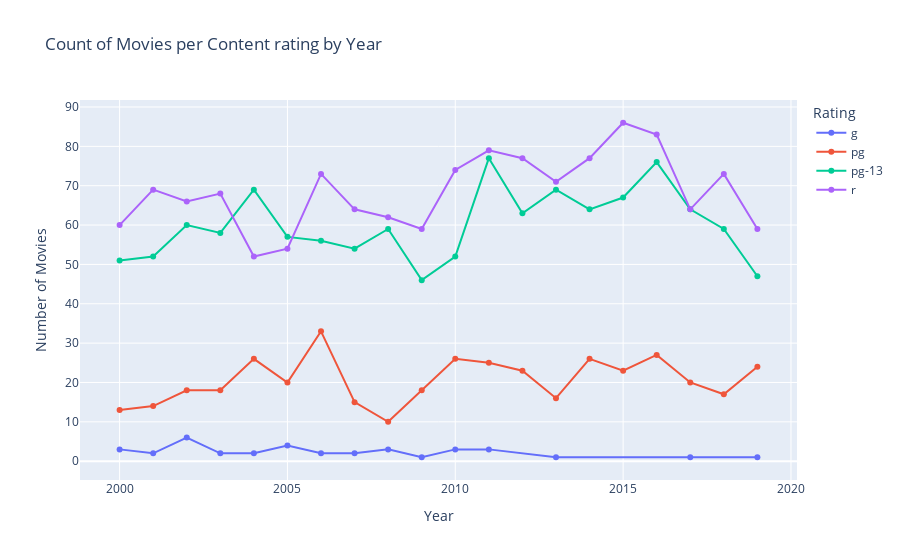

This figure's notebook cell:
### Markdown cell above
### Evolution of ratings throughout the years

### Code cell
# Group by Year and Rating and count the number of movies
rating_counts_by_year = final_df.groupby(['Year', 'Rating']).size().reset_index(name='Count')

# Create a line plot
fig = px.line(
    rating_counts_by_year, 
    x='Year', 
    y='Count', 
    color='Rating', 
    markers=True,
    title="Count of Movies per Content rating by Year",
    labels={'Count': 'Number of Movies', 'Year': 'Year'}
)

# Show the plot
fig.show()

### Figure 1 — Plotly figure (JSON) as saved in the notebook; plotly's stock layout.template omitted (floating-point values rounded to 4 significant figures)
{"data": [{"hovertemplate": "Rating=g<br>Year=%{x}<br>Number of Movies=%{y}<extra></extra>", "legendgroup": "g", "line": {"color": "#636efa", "dash": "solid"}, "marker": {"symbol": "circle"}, "mode": "lines+markers", "name": "g", "orientation": "v", "showlegend": true, "type": "scatter", "x": [2000, 2001, 2002, 2003, 2004, 2005, 2006, 2007, 2008, 2009, 2010, 2011, 2013, 2017, 2019], "xaxis": "x", "y": [3, 2, 6, 2, 2, 4, 2, 2, 3, 1, 3, 3, 1, 1, 1], "yaxis": "y"}, {"hovertemplate": "Rating=pg<br>Year=%{x}<br>Number of Movies=%{y}<extra></extra>", "legendgroup": "pg", "line": {"color": "#EF553B", "dash": "solid"}, "marker": {"symbol": "circle"}, "mode": "lines+markers", "name": "pg", "orientation": "v", "showlegend": true, "type": "scatter", "x": [2000, 2001, 2002, 2003, 2004, 2005, 2006, 2007, 2008, 2009, 2010, 2011, 2012, 2013, 2014, 2015, 2016, 2017, 2018, 2019], "xaxis": "x", "y": [13, 14, 18, 18, 26, 20, 33, 15, 10, 18, 26, 25, 23, 16, 26, 23, 27, 20, 17, 24], "yaxis": "y"}, {"hovertemplate": "Rating=pg-13<br>Year=%{x}<br>Number of Movies=%{y}<extra></extra>", "legendgroup": "pg-13", "line": {"color": "#00cc96", "dash": "solid"}, "marker": {"symbol": "circle"}, "mode": "lines+markers", "name": "pg-13", "orientation": "v", "showlegend": true, "type": "scatter", "x": [2000, 2001, 2002, 2003, 2004, 2005, 2006, 2007, 2008, 2009, 2010, 2011, 2012, 2013, 2014, 2015, 2016, 2017, 2018, 2019], "xaxis": "x", "y": [51, 52, 60, 58, 69, 57, 56, 54, 59, 46, 52, 77, 63, 69, 64, 67, 76, 64, 59, 47], "yaxis": "y"}, {"hovertemplate": "Rating=r<br>Year=%{x}<br>Number of Movies=%{y}<extra></extra>", "legendgroup": "r", "line": {"color": "#ab63fa", "dash": "solid"}, "marker": {"symbol": "circle"}, "mode": "lines+markers", "name": "r", "orientation": "v", "showlegend": true, "type": "scatter", "x": [2000, 2001, 2002, 2003, 2004, 2005, 2006, 2007, 2008, 2009, 2010, 2011, 2012, 2013, 2014, 2015, 2016, 2017, 2018, 2019], "xaxis": "x", "y": [60, 69, 66, 68, 52, 54, 73, 64, 62, 59, 74, 79, 77, 71, 77, 86, 83, 64, 73, 59], "yaxis": "y"}], "layout": {"legend": {"title": {"text": "Rating"}, "tracegroupgap": 0}, "title": {"text": "Count of Movies per Content rating by Year"}, "xaxis": {"anchor": "y", "domain": [0, 1], "title": {"text": "Year"}}, "yaxis": {"anchor": "x", "domain": [0, 1], "title": {"text": "Number of Movies"}}}}
